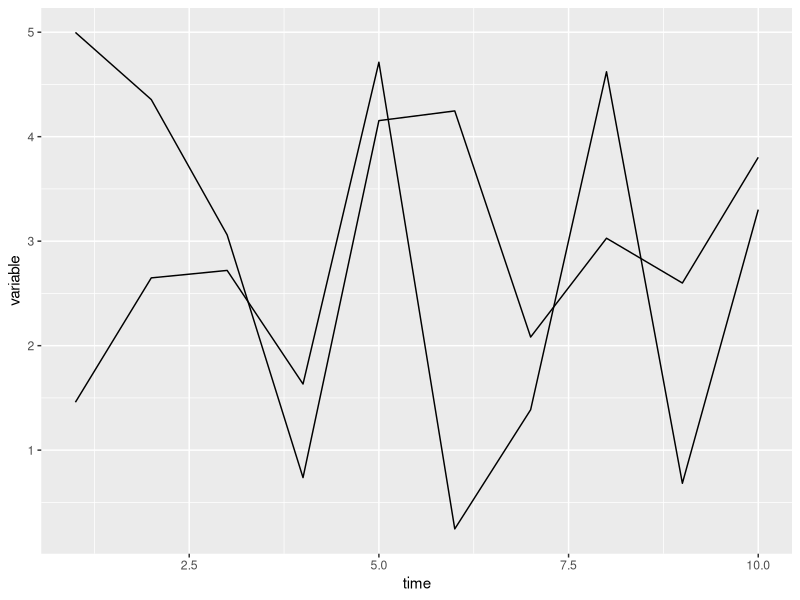
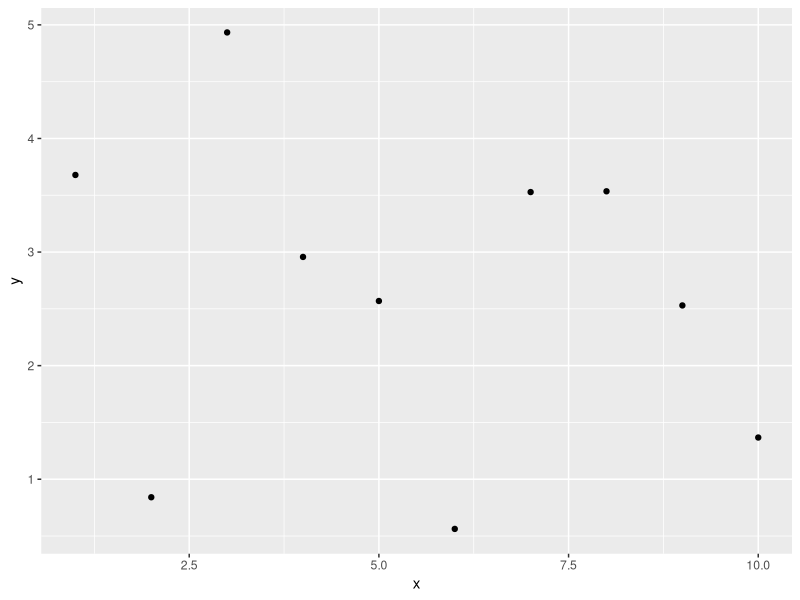
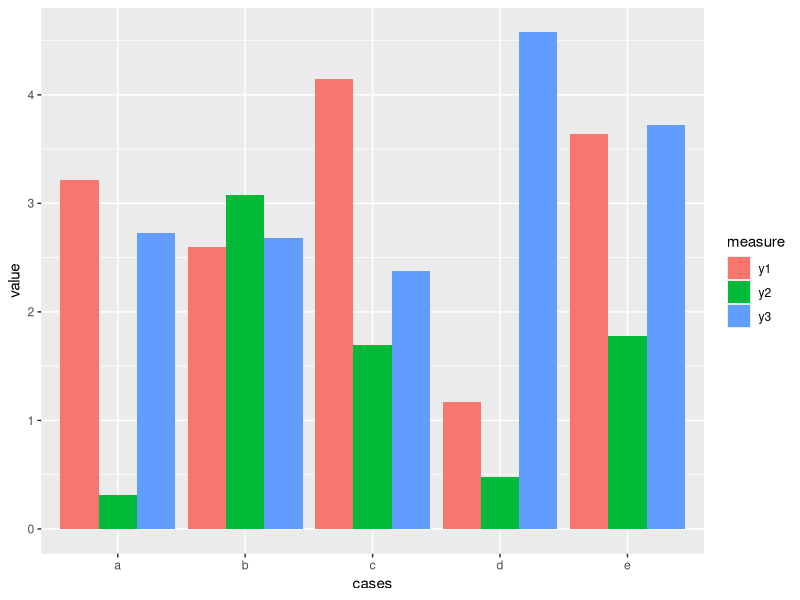
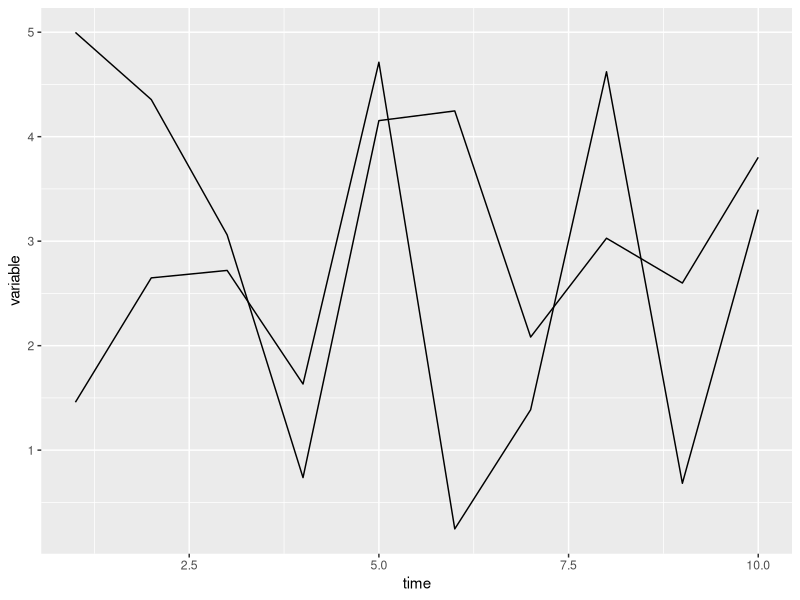
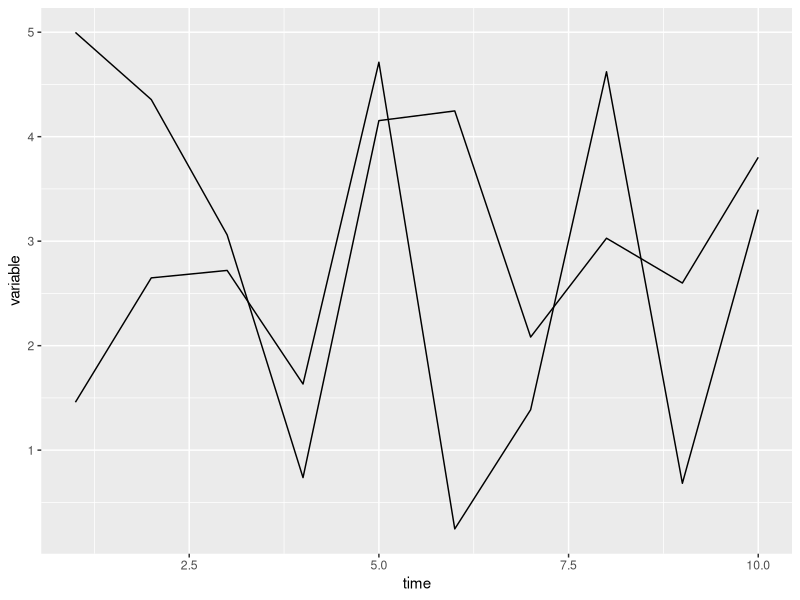
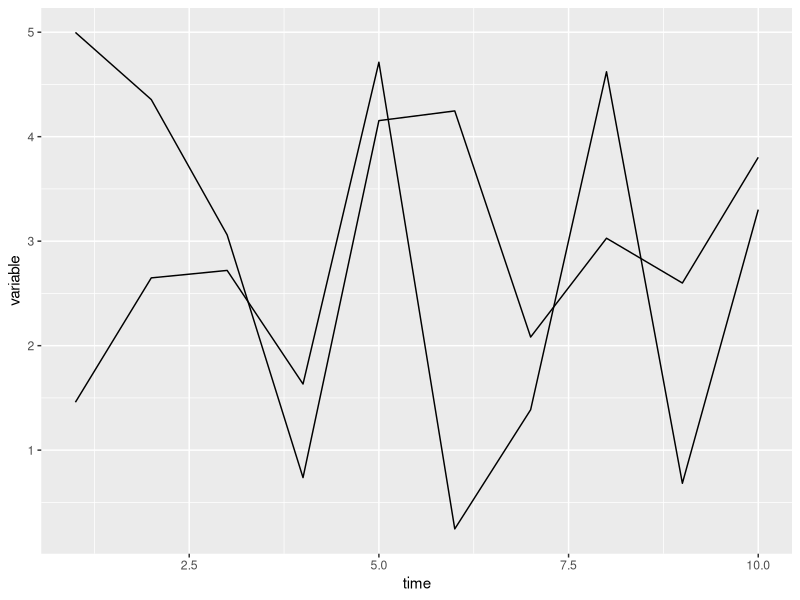

These charts were generated, in order, by the following R code:
library(tidyverse)

# line chart
units <- letters[1:2]
time <- seq(1:10)

time_series <- expand.grid(units = units, time = time)

time_series$variable <- runif(20, 0, 5)

line_plot <-
  ggplot(time_series, (aes(
    x = time, y = variable, group = units
  ))) + geom_line()

# scatterplot
x_axis <- seq(1:10)
y_axis <- runif(10, 0, 5)

scatter_dat <- data.frame(x = x_axis, y = y_axis)

scatter_plot <- ggplot(scatter_dat, aes(x = x, y = y)) + geom_point()

# barplot
cases <- letters[1:5]
y_axis1 <- runif(5, 0, 5)
y_axis2 <- runif(5, 0, 5)
y_axis3 <- runif(5, 0, 5)

bar_dat <- data.frame(cases = cases,
                      y1 = y_axis1,
                      y2 = y_axis2,
                      y3 = y_axis3)

long_bar_dat <-
  pivot_longer(bar_dat,
               c("y1", "y2", "y3"),
               names_to = "measure",
               values_to = "value")

bar_plot <-
  ggplot(long_bar_dat, aes(x = cases, y = value, fill = measure)) +
  geom_bar(stat = "identity", position = "dodge")

line_plot
scatter_plot
bar_plot

# setwd(YOUR FILE PATH) -- file location when you ggsave them

ggsave("lineplot.jpg", plot = line_plot)
ggsave("lineplot.pdf", plot = line_plot)

# to save files as .svg from ggsave
#install.packages("svglite")
library(svglite)

ggsave("lineplot.svg", plot = line_plot)
